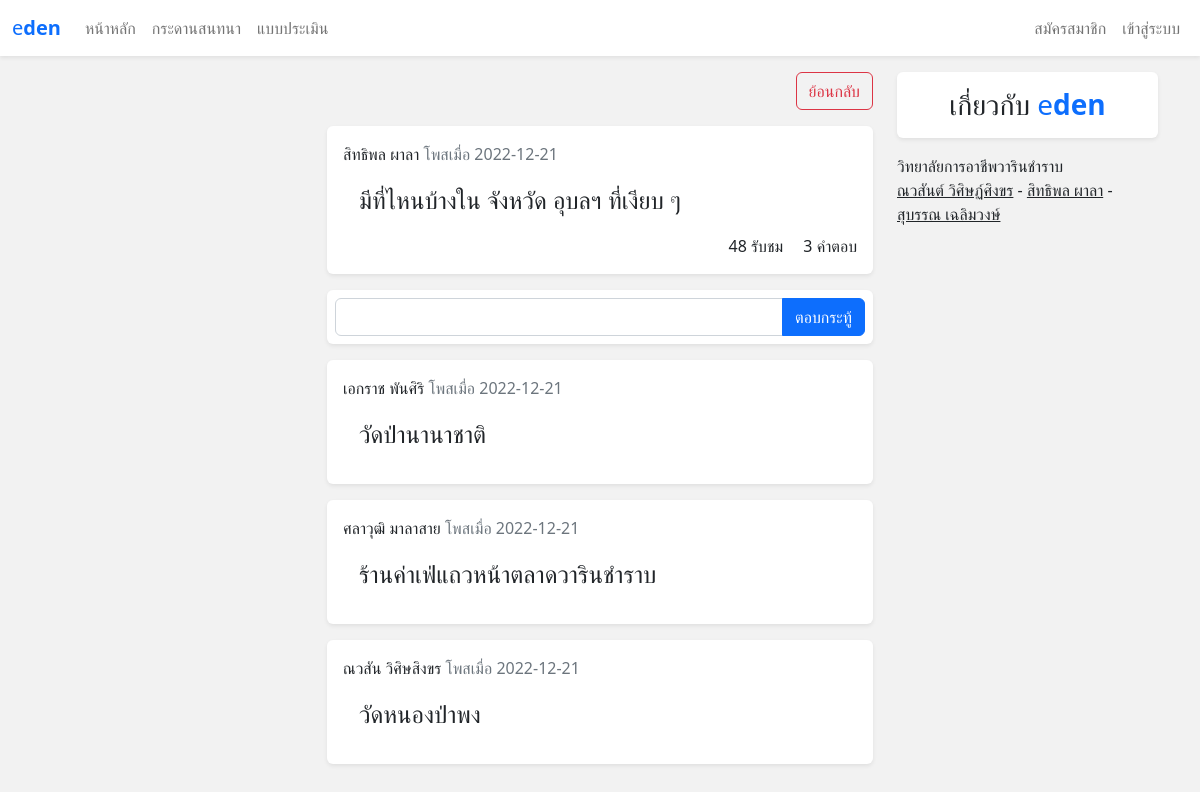
Screenshot of /webboard?web_id=19 with the database file from the repository.
### tables this page shows
CREATE TABLE `member` (
  `mem_id` int(5) NOT NULL,
  `mem_name` varchar(200) NOT NULL,
  `mem_address` varchar(200) NOT NULL,
  `mem_date` date NOT NULL,
  `mem_email` varchar(100) NOT NULL,
  `mem_tel` varchar(20) NOT NULL,
  `mem_username` varchar(50) NOT NULL,
  `mem_password` varchar(50) NOT NULL,
  `mem_view` int(5) NOT NULL,
  `mem_status` varchar(10) NOT NULL,
  `mem_regis_date` date NOT NULL
);

CREATE TABLE `webboard` (
  `web_id` int(5) NOT NULL,
  `web_name` varchar(200) NOT NULL,
  `web_date` date NOT NULL,
  `mem_id` int(5) NOT NULL,
  `web_view` int(10) NOT NULL
);

CREATE TABLE `webboard_detail` (
  `web_detail_id` int(5) NOT NULL,
  `web_id` int(5) NOT NULL,
  `web_detail_name` varchar(200) NOT NULL,
  `web_detail_date` date NOT NULL,
  `mem_id` int(11) NOT NULL
);

### modules/getParams.php (called while the page is built, shortened)
<?php
function fetch($result){
    return mysqli_fetch_assoc($result);
}

### com/web-detail/ShowComment.php (the view, shortened to what this page needs)
<?php
$allWebDetail=$db->query("SELECT * FROM webboard_detail WHERE web_id = " . $_GET['web_id']);
while($webDetail=fetch($allWebDetail)):
    $usr_comment=fetch($db->query("SELECT * FROM member WHERE mem_id = " . $webDetail['mem_id']));
?>
<div class="bg-white rounded shadow-sm p-3 my-3">
    <div>
        <span><?php echo $usr_comment['mem_name'] ?? "ไม่พบผู้ใช้งาน"; ?></span>
        <span class="text-secondary"> โพสเมื่อ <?php echo $webDetail['web_detail_date']; ?></span>
    </div>
    <div class="fs-4 text-break p-3">
        <?php echo  $webDetail['web_detail_name']; ?>
    </div>
</div>
<?php endwhile; ?>

### com/web-detail/ShowWebDetail.php (shortened to what this page needs)
<?php
$db->query("UPDATE webboard SET `web_view`=`web_view`+1 WHERE web_id = " . $_GET['web_id']);
$allWeb=$db->query("SELECT * FROM webboard WHERE web_id = " . $_GET['web_id']);
$web=fetch($allWeb);
$usr_web=fetch($db->query("SELECT * FROM member WHERE mem_id = " . $web['mem_id']));
?>
    <div class="text-end mt-3">
        <a href="./webboard" class="btn btn-outline-danger">ย้อนกลับ</a>
    </div>
    <div class="bg-white rounded shadow-sm p-3 my-3">
        <div>
            <span><?php echo $usr_web['mem_name'] ?? "ไม่พบผู้ใช้งาน"; ?></span>
            <span class="text-secondary"> โพสเมื่อ <?php echo $web['web_date']; ?></span>
        </div>
        <div class="p-3 fs-4 text-break">
            <?php echo $web['web_name']; ?>
        </div>
        <div class="text-end">
            <span class="mx-3"><?php echo $web['web_view']; ?> รับชม</span>
            <span><?php echo $db->query("SELECT * FROM webboard_detail WHERE web_id = " . $web['web_id'])->num_rows ?? 0; ?> คำตอบ</span>
        </div>
    </div>
<?php
require('./com/web-detail/CreateWebDetail.php');
require('./com/web-detail/ShowComment.php');
FrameEnd(); ?>

### rows the page displays
member: mem_name "สิทธิพล ผาลา"
webboard: web_date "2022-12-21", web_name "มีที่ไหนบ้างใน จังหวัด อุบลฯ ที่เงียบ ๆ", web_view "48"
webboard_detail: mem.mem_name "เอกราช พันศิริ", web_detail_date "2022-12-21", web_detail_name "วัดป่านานาชาติ"
webboard_detail: mem.mem_name "ศลาวุฒิ มาลาสาย", web_detail_date "2022-12-21", web_detail_name "ร้านค่าเฟ่แถวหน้าตลาดวารินชำราบ"
webboard_detail: mem.mem_name "ณวสัน วิศิษสิงขร", web_detail_date "2022-12-21", web_detail_name "วัดหนองป่าพง"
